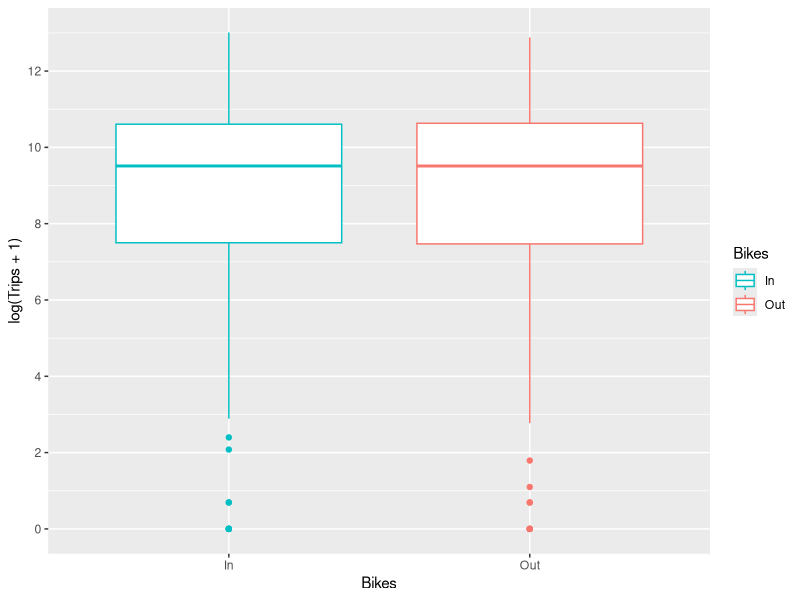
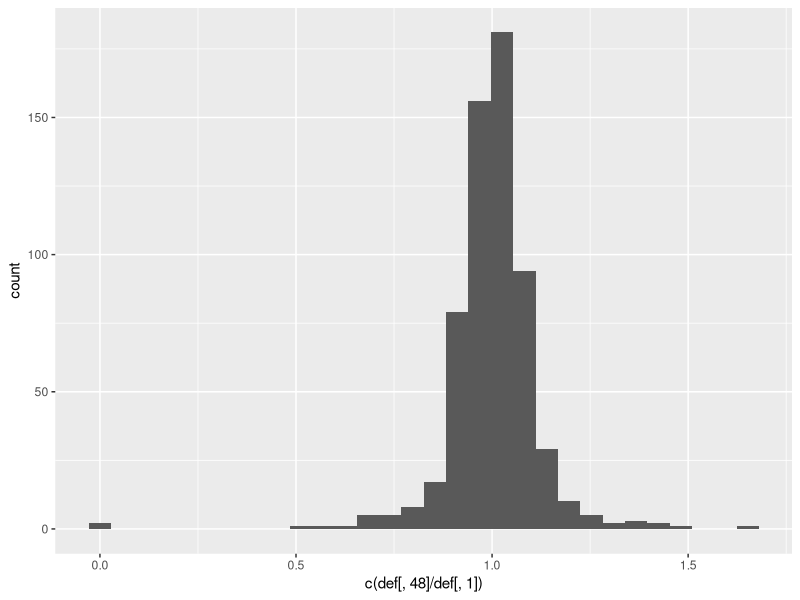
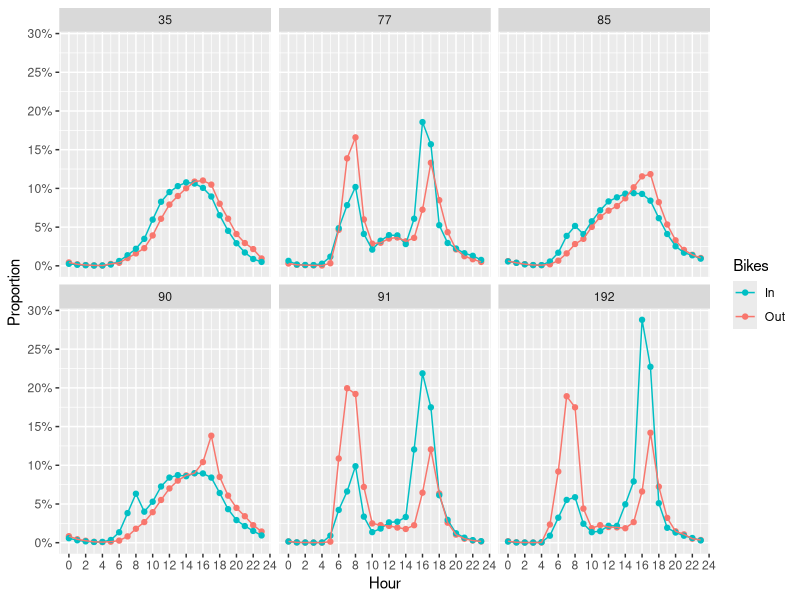
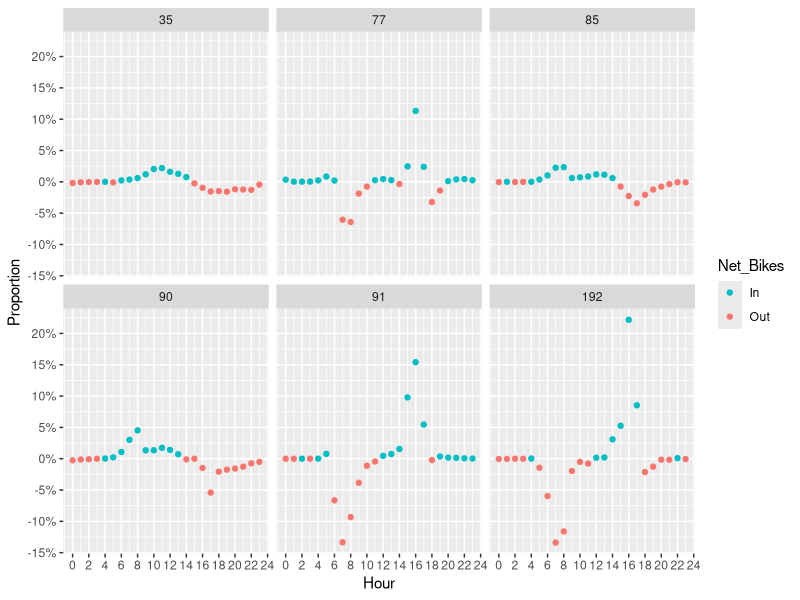

These charts were generated, in order, by the following R code:

abc = read.csv("cluster_matrix_R.csv",sep=",",row.names=1)
names(abc) = 1:48

def = read.csv("cluster_matrix_sum_R.csv",sep=",",row.names=1)
names(def) = 1:48

library(dplyr)
library(tidyr)
library(ggplot2)

ghi = abc/def

samp = ifelse(def[,1]>exp(7.5),T,F)

ghi = ghi[samp,]

Out = ghi %>% 
  select(1:24) %>% 
  mutate(station=as.numeric(row.names(ghi))) %>% 
  gather(key = "hour", value = "proportion",1:24) %>% 
  mutate(hour = as.numeric(hour)-1)
names(Out) = c("Station","Hour","Proportion")

In = ghi %>% 
  select(25:48) %>% 
  mutate(station=as.numeric(row.names(ghi))) %>% 
  gather(key = "hour", value = "proportion",1:24) %>% 
  mutate(hour = as.numeric(hour)-25)
names(In) = c("Station","Hour","Proportion")

In_minus_Out = In %>% 
  mutate(Proportion = In$Proportion - Out$Proportion)

df = cbind(rbind(Out,In),rep(c("Out","In"),each=dim(In)[1]) )
names(df) = c("Station","Hour","Proportion","Bikes")

#write.csv(In,"Historical_Bikes_In.csv",row.names = F)
#write.csv(Out,"Historical_Bikes_Out.csv",row.names = F)
#write.csv(In_minus_Out,"Historical_Bikes_In_-_Out.csv",row.names = F)
#write.csv(df,"Historical_Bikes_In_Out.csv",row.names = F)

## 1) Total In/Out Trips per Station:
Bikes = rep(c("Out","In"),each=length(def[,1]))
Trips = c(c(def[,1],def[,48]))

ggplot()+
  geom_boxplot(aes(x=Bikes,y=log( Trips+1 ),color=Bikes))+
  scale_y_continuous(breaks = c(0,2,4,6,8,10,12,14,16))+
  scale_colour_manual(values=c("#00BFC4","#F8766D"))

summary(log(1+def[,1]))
exp(9.5)
ggplot()+
geom_histogram(aes(c(def[,48]/def[,1])))

#2 In/Out over Time
#Top Out: 35,76,91,192,177,268,85,77,90,174
#Top In: 35,76,177,91,268,192,90,85,77,174

df %>% 
  filter(Station %in% c(35,91,192,85,90,77) ) %>% 
  ggplot()+
  geom_point(aes(x=Hour,y=Proportion,color=Bikes))+
  geom_line(aes(x=Hour,y=Proportion,color=Bikes),se=F)+
  facet_wrap(~Station)+
  scale_colour_manual(values=c("#00BFC4","#F8766D"))+
  scale_x_continuous(breaks=c(0,2,4,6,8,10,12,14,16,18,20,22,24))+
  scale_y_continuous(breaks=c(0,0.05,0.1,0.15,0.2,0.25,0.3),
                     labels=c("0%","5%","10%","15%","20%","25%","30%"))
  
#3 In - Out over Time
#Top Out: 35,76,91,192,177,268,85,77,90,174
#Top In: 35,76,177,91,268,192,90,85,77,174

In_minus_Out %>% 
  filter(Station %in% c(35,91,192,85,90,77) ) %>% 
  mutate(Net_Bikes = ifelse(Proportion<0,"Out","In")) %>% 
  ggplot()+
  geom_point(aes(x=Hour,y=Proportion,color=Net_Bikes))+
  facet_wrap(~Station)+
  scale_colour_manual(values=c("#00BFC4","#F8766D"))+
  scale_x_continuous(breaks=c(0,2,4,6,8,10,12,14,16,18,20,22,24))+
  scale_y_continuous(breaks=c(-0.2,-0.15,-0.1,-0.05,0,0.05,0.1,0.15,0.2,0.25,0.3),
                     labels=c("-20%","-15%","-10%","-5%","0%","5%","10%","15%","20%","25%","30%"))







  
